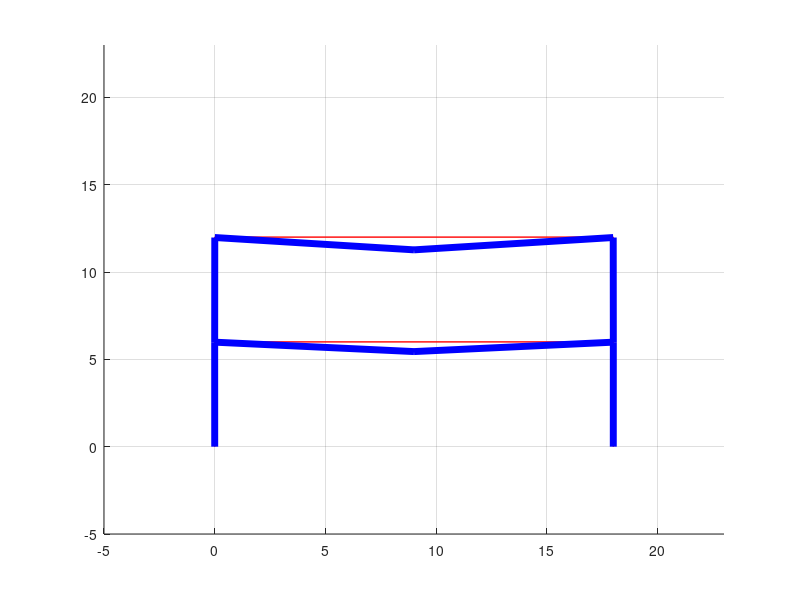

Source code (MATLAB):
clear; clc; close all;
% unit: N, m

nodes = [0 0;
        0 6;
        0 12
        9 12;
        18 12;
        18 6;
        18 0;
        9 6];

eles = [1 2;
       2 3;
       3 4;
       4 5;
       5 6;
       6 7;
       2 8;
       8 6
       ];

% Geometry properties
mag_factor = 2500;  % magnification factor for visualization
B = .50;
H_c = .50;
H_b = 1.;
A_c = B*H_c;
I_c = 1./12.*B*H_c^3;
A_b = B*H_b;
I_b = 1./12.*B*H_b^3;

elenum = size(eles, 1);
E = 2.1e11 * ones(elenum, 1);
A = [A_c A_c A_b A_b A_c A_c A_b A_b]';
I = [I_c I_c I_b I_b I_c I_c I_b I_b]';

L = [];
for i = 1:size(eles, 1)
    start_node = eles(i, 1);
    end_node = eles(i, 2);
    vec = nodes(end_node, :) - nodes(start_node, :);
    L(i) = norm(vec);
end
L = L';


% 3 means xyz constrained, 2 means xy constrained
% 13 means z constrained, 12 means y constrained, 11 means x constrained,
% hinge not contained
Supporting = [3 0 0 0 0 0 3 0]';

% nodal forces, moments (global), [Fx Fy node#]
ExF = []; 

% element forces
% element dist load: [mag(include local dir) eletag]
w = [-3e3 3;
    -3e3 4;
    -3e3 7;
    -3e3 8]; 
% element force: [mag(include local dir) eletag DistFromStartNode]
eleF = [];  % waiting for update
% equivalant external element element end forces (LOCAL)
% ExEF = [Fyi Mzi Fyj Mzj nodetag]
w_mag = w(:, 1);
w_tag = w(:, 2);
L_w = L(w(:, 2));
ExEF = [w_mag.*L_w/2 w_mag.*L_w.^2/12 w_mag.*L_w/2 -w_mag.*L_w.^2/12 w_tag];

% element freedom table, each node has 3 DoFs
EFT = 1:1:3*size(nodes, 1);

%% Construct K_ff
K = zeros(size(EFT, 2));

for i = 1:size(eles, 1)
    start_node = eles(i, 1);
    end_node = eles(i, 2);
    vec = nodes(end_node, :) - nodes(start_node, :);
    th = atan(vec(2)/vec(1));
    if vec(1) < 0
        th = th + pi;
    end
    c = cos(th);
    s = sin(th);
    
    % transformation matrix
    T_e = [c s 0 0 0 0;
           -s c 0 0 0 0;
           0 0 1 0 0 0;
           0 0 0 c s 0;
           0 0 0 -s c 0;
           0 0 0 0 0 1];
       
    A_i = A(i);
    L_i = L(i);
    E_i = E(i);
    I_i = I(i);
    % local stifness matrix for element i
    k_e_b = [A_i*E_i/L_i    0                   0                   -A_i*E_i/L_i    0                   0;
             0              12*E_i*I_i/L_i^3    6*E_i*I_i/L_i^2     0               -12*E_i*I_i/L_i^3   6*E_i*I_i/L_i^2;
             0              6*E_i*I_i/L_i^2     4*E_i*I_i/L_i       0               -6*E_i*I_i/L_i^2    2*E_i*I_i/L_i;
             -A_i*E_i/L_i   0                   0                   A_i*E_i/L_i     0                   0;
             0              -12*E_i*I_i/L_i^3   -6*E_i*I_i/L_i^2    0               12*E_i*I_i/L_i^3    -6*E_i*I_i/L_i^2;
             0              6*E_i*I_i/L_i^2     2*E_i*I_i/L_i       0               -6*E_i*I_i/L_i^2    4*E_i*I_i/L_i;
            ];
    
    % global stifness matrix for element i
    k_e = T_e'*k_e_b*T_e;
    
    % element free table for element i
    EFTe = [EFT(3*start_node - 2:3*start_node), EFT(3*end_node - 2:3*end_node)];
    
    % modify the global stifness matrix
    K(EFTe, EFTe) = K(EFTe, EFTe) + k_e;
end

EFTf = [];
for i = 1:size(Supporting, 1)
    if Supporting(i, 1) == 11
        EFTf = [EFTf EFT(3*i-1) EFT(3*i)];
    elseif Supporting(i, 1) == 12
        EFTf = [EFTf EFT(3*i-2) EFT(3*i)];
    elseif Supporting(i, 1) == 13
        EFTf = [EFTf EFT(3*i-2) EFT(3*i-1)];
    elseif Supporting(i, 1) == 2
        EFTf = [EFTf EFT(3*i)];
    elseif Supporting(i, 1) == 0
        EFTf = [EFTf EFT(3*i-2:3*i)];
    end
end

Kff = K(EFTf, EFTf);

%% Construct f_ff (contained moments)
f = zeros(size(EFT, 2), 1);
for i = 1:size(ExF, 1)
    f_EFT = [3*ExF(i, 3)-2, 3*ExF(i, 3)-1];
    f(f_EFT) = f(f_EFT) + ExF(i, 1:2)';
end

for i = 1:size(ExEF, 1)
    ele = ExEF(i, 5);
    start_node = eles(ele, 1);
    end_node = eles(ele, 2);
    vec = nodes(end_node, :) - nodes(start_node, :);
    th = atan(vec(2)/vec(1));
    if vec(1) < 0
        th = th + pi;
    end
    c = cos(th);
    s = sin(th);
    L_e = L(ele);
    
    % transformation matrix
    T_e = [c s 0 0 0 0;
           -s c 0 0 0 0;
           0 0 1 0 0 0;
           0 0 0 c s 0;
           0 0 0 -s c 0;
           0 0 0 0 0 1];
    % local equivalant force
    f_EF_i_b = [0 ExEF(i, 1:2) 0 ExEF(i, 3:4)]';
    
    % global equivalant force
    f_EF_i = T_e'*f_EF_i_b;
    
    f_EFT = [(3*start_node-2:3*start_node) (3*end_node-2:3*end_node)];
    
    f(f_EFT) = f(f_EFT) + f_EF_i;
end

f_ff = f(EFTf);

%% Caculate displacement for free degrees
u_ff = Kff^-1*f_ff;
u = zeros(size(EFT, 2), 1);
u(EFTf) = u_ff;
disp('u(m)=');
disp(reshape(u, [3, numel(u)/3]));

%% Calculate element end forces
f_ele_end = zeros(6, size(eles, 1));


for i = 1:size(eles, 1)
    start_node = eles(i, 1);
    end_node = eles(i, 2);
    vec = nodes(end_node, :) - nodes(start_node, :);
    th = atan(vec(2)/vec(1));
    if vec(1) < 0
        th = th + pi;
    end
    c = cos(th);
    s = sin(th);
    
    % transformation matrix
    T_e = [c s 0 0 0 0;
           -s c 0 0 0 0;
           0 0 1 0 0 0;
           0 0 0 c s 0;
           0 0 0 -s c 0;
           0 0 0 0 0 1];
       
    A_i = A(i);
    L_i = L(i);
    E_i = E(i);
    I_i = I(i);
    % local stifness matrix for element i
    k_e_b = [A_i*E_i/L_i    0                   0                   -A_i*E_i/L_i    0                   0;
             0              12*E_i*I_i/L_i^3    6*E_i*I_i/L_i^2     0               -12*E_i*I_i/L_i^3   6*E_i*I_i/L_i^2;
             0              6*E_i*I_i/L_i^2     4*E_i*I_i/L_i       0               -6*E_i*I_i/L_i^2    2*E_i*I_i/L_i;
             -A_i*E_i/L_i   0                   0                   A_i*E_i/L_i     0                   0;
             0              -12*E_i*I_i/L_i^3   -6*E_i*I_i/L_i^2    0               12*E_i*I_i/L_i^3    -6*E_i*I_i/L_i^2;
             0              6*E_i*I_i/L_i^2     2*E_i*I_i/L_i       0               -6*E_i*I_i/L_i^2    4*E_i*I_i/L_i;
            ];
    
    % global stifness matrix for element i
    k_e = T_e'*k_e_b*T_e;
    
    % element free table for element i
    EFTe = [EFT(3*start_node - 2:3*start_node), EFT(3*end_node - 2:3*end_node)];
    
    % f = k_e*u_e - f_EF_e
    if ismember(i, ExEF(:, 5)) == 0
        f_EF_e = zeros(6, 1);
    else
        f_EF_e_b = ExEF(ismember(ExEF(:, 5), i), :);
        f_EF_e_b = [0 f_EF_e_b(1:2) 0 f_EF_e_b(3:4)]';
        f_EF_e = T_e' * f_EF_e_b;
    end
    u_e = u(EFTe);
    f = k_e * u_e - f_EF_e;
    
    f_ele_end(:, i) = f;
end

disp('Element end forces(N)=');
disp(f_ele_end);

%% Calculate reactions
support_nodes = find(Supporting~=0);
reactions = zeros(3 * size(support_nodes, 1), 1);
for i = 1 : size(support_nodes, 1)
    % find which element this support node is
    e = find(eles == support_nodes(i));
    e_ind = ceil(e/2);
    n_ind = 2 - ceil(e_ind - e/2);
    
    % reaction = f_ele_end
    reactions(3*i-2:3*i) = f_ele_end(3*n_ind-2:3*n_ind, e_ind);
    if Supporting(support_nodes(i)) == 2
        reactions(3*i) = NaN;
    elseif Supporting(support_nodes(i)) == 11
        reactions(3*i-1) = NaN;
        reactions(3*i) = NaN;
    elseif Supporting(support_nodes(i)) == 12
        reactions(3*i-2) = NaN;
        reactions(3*i) = NaN;
    elseif Supporting(support_nodes(i)) == 13
        reactions(3*i-2) = NaN;
        reactions(3*i-1) = NaN;
    end
end
disp('Supporting nodes are')
disp(support_nodes)
disp('Reactions(N)=')
disp(reactions)



%% visualization
for i = 1:elenum
    hold on
    start_node = eles(i, 1);
    end_node = eles(i, 2);
    plot(nodes([start_node, end_node], 1), nodes([start_node, end_node], 2)...
        , 'LineWidth', 1, 'Color', 'red');
end
grid on
xlim([min(min(nodes))-5, max(max(nodes))+5]);
ylim([min(min(nodes))-5, max(max(nodes))+5]);

for i = 1:size(eles, 1)
    hold on
    start_node = eles(i, 1);
    end_node = eles(i, 2);
    
    
    x_disp = u([start_node*3-2, end_node*3-2])*mag_factor;
    y_disp = u([start_node*3 - 1, end_node*3 - 1])*mag_factor;
    
    plot(nodes([start_node, end_node], 1) + x_disp,...
         nodes([start_node, end_node], 2) + y_disp...
        , 'LineWidth', 5, 'Color', 'blue');
end
